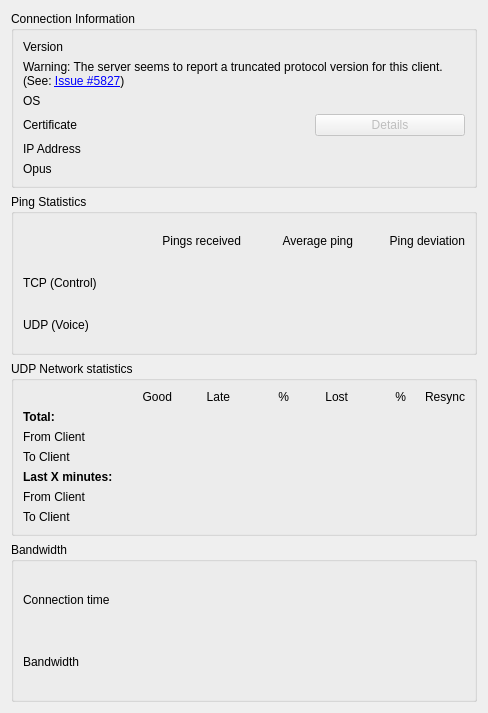
<?xml version="1.0" encoding="UTF-8"?>
<ui version="4.0">
 <class>UserInformation</class>
 <widget class="QDialog" name="UserInformation">
  <property name="geometry">
   <rect>
    <x>0</x>
    <y>0</y>
    <width>488</width>
    <height>713</height>
   </rect>
  </property>
  <property name="windowTitle">
   <string>User Information</string>
  </property>
  <layout class="QVBoxLayout" name="verticalLayout">
   <item>
    <widget class="AccessibleQGroupBox" name="qgbConnection">
     <property name="title">
      <string>Connection Information</string>
     </property>
     <layout class="QGridLayout" name="gridLayout">
      <item row="6" column="0">
       <widget class="QLabel" name="qliOpus">
        <property name="text">
         <string notr="true">Opus</string>
        </property>
       </widget>
      </item>
      <item row="4" column="1">
       <widget class="QLabel" name="qlCertificate">
        <property name="sizePolicy">
         <sizepolicy hsizetype="Expanding" vsizetype="Preferred">
          <horstretch>1</horstretch>
          <verstretch>0</verstretch>
         </sizepolicy>
        </property>
        <property name="text">
         <string/>
        </property>
        <property name="textFormat">
         <enum>Qt::TextFormat::PlainText</enum>
        </property>
        <property name="textInteractionFlags">
         <set>Qt::TextInteractionFlag::LinksAccessibleByMouse|Qt::TextInteractionFlag::TextSelectableByMouse</set>
        </property>
       </widget>
      </item>
      <item row="2" column="0">
       <widget class="QLabel" name="qliOS">
        <property name="text">
         <string>OS</string>
        </property>
       </widget>
      </item>
      <item row="1" column="0" colspan="3">
       <widget class="QLabel" name="qlVersionNote">
        <property name="sizePolicy">
         <sizepolicy hsizetype="Preferred" vsizetype="Minimum">
          <horstretch>0</horstretch>
          <verstretch>0</verstretch>
         </sizepolicy>
        </property>
        <property name="visible">
         <bool>false</bool>
        </property>
        <property name="text">
         <string>Warning: The server seems to report a truncated protocol version for this client. (See: &lt;a href=&quot;https://github.com/mumble-voip/mumble/issues/5827/&quot;&gt;Issue #5827&lt;/a&gt;)</string>
        </property>
        <property name="wordWrap">
         <bool>true</bool>
        </property>
        <property name="openExternalLinks">
         <bool>true</bool>
        </property>
       </widget>
      </item>
      <item row="0" column="0">
       <widget class="QLabel" name="qliVersion">
        <property name="text">
         <string>Version</string>
        </property>
       </widget>
      </item>
      <item row="5" column="1" colspan="2">
       <widget class="QLabel" name="qlAddress">
        <property name="sizePolicy">
         <sizepolicy hsizetype="Preferred" vsizetype="Preferred">
          <horstretch>1</horstretch>
          <verstretch>0</verstretch>
         </sizepolicy>
        </property>
        <property name="text">
         <string/>
        </property>
        <property name="textInteractionFlags">
         <set>Qt::TextInteractionFlag::LinksAccessibleByMouse|Qt::TextInteractionFlag::TextSelectableByMouse</set>
        </property>
       </widget>
      </item>
      <item row="2" column="1" colspan="2">
       <widget class="QLabel" name="qlOS">
        <property name="sizePolicy">
         <sizepolicy hsizetype="Preferred" vsizetype="Preferred">
          <horstretch>1</horstretch>
          <verstretch>0</verstretch>
         </sizepolicy>
        </property>
        <property name="text">
         <string/>
        </property>
        <property name="textFormat">
         <enum>Qt::TextFormat::PlainText</enum>
        </property>
        <property name="textInteractionFlags">
         <set>Qt::TextInteractionFlag::LinksAccessibleByMouse|Qt::TextInteractionFlag::TextSelectableByMouse</set>
        </property>
       </widget>
      </item>
      <item row="5" column="0">
       <widget class="QLabel" name="qliAddress">
        <property name="text">
         <string>IP Address</string>
        </property>
       </widget>
      </item>
      <item row="4" column="2">
       <widget class="QPushButton" name="qpbCertificate">
        <property name="enabled">
         <bool>false</bool>
        </property>
        <property name="sizePolicy">
         <sizepolicy hsizetype="Minimum" vsizetype="Fixed">
          <horstretch>0</horstretch>
          <verstretch>0</verstretch>
         </sizepolicy>
        </property>
        <property name="maximumSize">
         <size>
          <width>150</width>
          <height>16777215</height>
         </size>
        </property>
        <property name="text">
         <string>Details</string>
        </property>
       </widget>
      </item>
      <item row="4" column="0">
       <widget class="QLabel" name="qliCertificate">
        <property name="text">
         <string>Certificate</string>
        </property>
       </widget>
      </item>
      <item row="0" column="1" colspan="2">
       <widget class="QLabel" name="qlVersion">
        <property name="sizePolicy">
         <sizepolicy hsizetype="Preferred" vsizetype="Preferred">
          <horstretch>1</horstretch>
          <verstretch>0</verstretch>
         </sizepolicy>
        </property>
        <property name="text">
         <string/>
        </property>
        <property name="textFormat">
         <enum>Qt::TextFormat::PlainText</enum>
        </property>
        <property name="textInteractionFlags">
         <set>Qt::TextInteractionFlag::LinksAccessibleByMouse|Qt::TextInteractionFlag::TextSelectableByMouse</set>
        </property>
       </widget>
      </item>
      <item row="6" column="1" colspan="2">
       <widget class="QLabel" name="qlOpus">
        <property name="text">
         <string/>
        </property>
       </widget>
      </item>
     </layout>
    </widget>
   </item>
   <item>
    <widget class="AccessibleQGroupBox" name="qgbPing">
     <property name="title">
      <string>Ping Statistics</string>
     </property>
     <layout class="QGridLayout" name="gridLayout_2">
      <item row="0" column="1">
       <widget class="QLabel" name="qliPingCount">
        <property name="text">
         <string>Pings received</string>
        </property>
        <property name="alignment">
         <set>Qt::AlignmentFlag::AlignRight|Qt::AlignmentFlag::AlignTrailing|Qt::AlignmentFlag::AlignVCenter</set>
        </property>
       </widget>
      </item>
      <item row="0" column="2">
       <widget class="QLabel" name="qliPingAvg">
        <property name="text">
         <string>Average ping</string>
        </property>
        <property name="alignment">
         <set>Qt::AlignmentFlag::AlignRight|Qt::AlignmentFlag::AlignTrailing|Qt::AlignmentFlag::AlignVCenter</set>
        </property>
       </widget>
      </item>
      <item row="0" column="3">
       <widget class="QLabel" name="qliPingVar">
        <property name="text">
         <string>Ping deviation</string>
        </property>
        <property name="alignment">
         <set>Qt::AlignmentFlag::AlignRight|Qt::AlignmentFlag::AlignTrailing|Qt::AlignmentFlag::AlignVCenter</set>
        </property>
       </widget>
      </item>
      <item row="1" column="0">
       <widget class="QLabel" name="qliTCP">
        <property name="text">
         <string>TCP (Control)</string>
        </property>
       </widget>
      </item>
      <item row="1" column="1">
       <widget class="QLabel" name="qlTCPCount">
        <property name="text">
         <string/>
        </property>
        <property name="alignment">
         <set>Qt::AlignmentFlag::AlignRight|Qt::AlignmentFlag::AlignTrailing|Qt::AlignmentFlag::AlignVCenter</set>
        </property>
        <property name="textInteractionFlags">
         <set>Qt::TextInteractionFlag::LinksAccessibleByMouse|Qt::TextInteractionFlag::TextSelectableByMouse</set>
        </property>
       </widget>
      </item>
      <item row="1" column="2">
       <widget class="QLabel" name="qlTCPAvg">
        <property name="text">
         <string/>
        </property>
        <property name="alignment">
         <set>Qt::AlignmentFlag::AlignRight|Qt::AlignmentFlag::AlignTrailing|Qt::AlignmentFlag::AlignVCenter</set>
        </property>
        <property name="textInteractionFlags">
         <set>Qt::TextInteractionFlag::LinksAccessibleByMouse|Qt::TextInteractionFlag::TextSelectableByMouse</set>
        </property>
       </widget>
      </item>
      <item row="1" column="3">
       <widget class="QLabel" name="qlTCPVar">
        <property name="text">
         <string/>
        </property>
        <property name="alignment">
         <set>Qt::AlignmentFlag::AlignRight|Qt::AlignmentFlag::AlignTrailing|Qt::AlignmentFlag::AlignVCenter</set>
        </property>
        <property name="textInteractionFlags">
         <set>Qt::TextInteractionFlag::LinksAccessibleByMouse|Qt::TextInteractionFlag::TextSelectableByMouse</set>
        </property>
       </widget>
      </item>
      <item row="2" column="0">
       <widget class="QLabel" name="qliUDP">
        <property name="text">
         <string>UDP (Voice)</string>
        </property>
       </widget>
      </item>
      <item row="2" column="1">
       <widget class="QLabel" name="qlUDPCount">
        <property name="text">
         <string/>
        </property>
        <property name="alignment">
         <set>Qt::AlignmentFlag::AlignRight|Qt::AlignmentFlag::AlignTrailing|Qt::AlignmentFlag::AlignVCenter</set>
        </property>
        <property name="textInteractionFlags">
         <set>Qt::TextInteractionFlag::LinksAccessibleByMouse|Qt::TextInteractionFlag::TextSelectableByMouse</set>
        </property>
       </widget>
      </item>
      <item row="2" column="2">
       <widget class="QLabel" name="qlUDPAvg">
        <property name="text">
         <string/>
        </property>
        <property name="alignment">
         <set>Qt::AlignmentFlag::AlignRight|Qt::AlignmentFlag::AlignTrailing|Qt::AlignmentFlag::AlignVCenter</set>
        </property>
        <property name="textInteractionFlags">
         <set>Qt::TextInteractionFlag::LinksAccessibleByMouse|Qt::TextInteractionFlag::TextSelectableByMouse</set>
        </property>
       </widget>
      </item>
      <item row="2" column="3">
       <widget class="QLabel" name="qlUDPVar">
        <property name="text">
         <string/>
        </property>
        <property name="alignment">
         <set>Qt::AlignmentFlag::AlignRight|Qt::AlignmentFlag::AlignTrailing|Qt::AlignmentFlag::AlignVCenter</set>
        </property>
        <property name="textInteractionFlags">
         <set>Qt::TextInteractionFlag::LinksAccessibleByMouse|Qt::TextInteractionFlag::TextSelectableByMouse</set>
        </property>
       </widget>
      </item>
     </layout>
    </widget>
   </item>
   <item>
    <widget class="AccessibleQGroupBox" name="qgbUDP">
     <property name="title">
      <string>UDP Network statistics</string>
     </property>
     <layout class="QGridLayout" name="gridLayout_3">
      <item row="5" column="6">
       <widget class="QLabel" name="qlFromResyncRolling">
        <property name="text">
         <string/>
        </property>
        <property name="alignment">
         <set>Qt::AlignmentFlag::AlignRight|Qt::AlignmentFlag::AlignTrailing|Qt::AlignmentFlag::AlignVCenter</set>
        </property>
       </widget>
      </item>
      <item row="6" column="0">
       <widget class="QLabel" name="qliRollingTo">
        <property name="accessibleName">
         <string>to client rolling average</string>
        </property>
        <property name="text">
         <string>To Client</string>
        </property>
       </widget>
      </item>
      <item row="0" column="1">
       <widget class="QLabel" name="qliGood">
        <property name="text">
         <string>Good</string>
        </property>
        <property name="alignment">
         <set>Qt::AlignmentFlag::AlignRight|Qt::AlignmentFlag::AlignTrailing|Qt::AlignmentFlag::AlignVCenter</set>
        </property>
       </widget>
      </item>
      <item row="0" column="2">
       <widget class="QLabel" name="qliLate">
        <property name="text">
         <string>Late</string>
        </property>
        <property name="alignment">
         <set>Qt::AlignmentFlag::AlignRight|Qt::AlignmentFlag::AlignTrailing|Qt::AlignmentFlag::AlignVCenter</set>
        </property>
       </widget>
      </item>
      <item row="2" column="5">
       <widget class="QLabel" name="qlFromLostPercent">
        <property name="text">
         <string notr="true"/>
        </property>
        <property name="alignment">
         <set>Qt::AlignmentFlag::AlignRight|Qt::AlignmentFlag::AlignTrailing|Qt::AlignmentFlag::AlignVCenter</set>
        </property>
       </widget>
      </item>
      <item row="6" column="6">
       <widget class="QLabel" name="qlToResyncRolling">
        <property name="text">
         <string/>
        </property>
        <property name="alignment">
         <set>Qt::AlignmentFlag::AlignRight|Qt::AlignmentFlag::AlignTrailing|Qt::AlignmentFlag::AlignVCenter</set>
        </property>
       </widget>
      </item>
      <item row="5" column="4">
       <widget class="QLabel" name="qlFromLostRolling">
        <property name="text">
         <string/>
        </property>
        <property name="alignment">
         <set>Qt::AlignmentFlag::AlignRight|Qt::AlignmentFlag::AlignTrailing|Qt::AlignmentFlag::AlignVCenter</set>
        </property>
       </widget>
      </item>
      <item row="2" column="2">
       <widget class="QLabel" name="qlFromLate">
        <property name="text">
         <string/>
        </property>
        <property name="alignment">
         <set>Qt::AlignmentFlag::AlignRight|Qt::AlignmentFlag::AlignTrailing|Qt::AlignmentFlag::AlignVCenter</set>
        </property>
        <property name="textInteractionFlags">
         <set>Qt::TextInteractionFlag::LinksAccessibleByMouse|Qt::TextInteractionFlag::TextSelectableByMouse</set>
        </property>
       </widget>
      </item>
      <item row="3" column="2">
       <widget class="QLabel" name="qlToLate">
        <property name="text">
         <string/>
        </property>
        <property name="alignment">
         <set>Qt::AlignmentFlag::AlignRight|Qt::AlignmentFlag::AlignTrailing|Qt::AlignmentFlag::AlignVCenter</set>
        </property>
        <property name="textInteractionFlags">
         <set>Qt::TextInteractionFlag::LinksAccessibleByMouse|Qt::TextInteractionFlag::TextSelectableByMouse</set>
        </property>
       </widget>
      </item>
      <item row="6" column="5">
       <widget class="QLabel" name="qlToLostPercentRolling">
        <property name="text">
         <string/>
        </property>
        <property name="alignment">
         <set>Qt::AlignmentFlag::AlignRight|Qt::AlignmentFlag::AlignTrailing|Qt::AlignmentFlag::AlignVCenter</set>
        </property>
       </widget>
      </item>
      <item row="6" column="4">
       <widget class="QLabel" name="qlToLostRolling">
        <property name="text">
         <string/>
        </property>
        <property name="alignment">
         <set>Qt::AlignmentFlag::AlignRight|Qt::AlignmentFlag::AlignTrailing|Qt::AlignmentFlag::AlignVCenter</set>
        </property>
       </widget>
      </item>
      <item row="3" column="3">
       <widget class="QLabel" name="qlToLatePercent">
        <property name="text">
         <string notr="true"/>
        </property>
        <property name="alignment">
         <set>Qt::AlignmentFlag::AlignRight|Qt::AlignmentFlag::AlignTrailing|Qt::AlignmentFlag::AlignVCenter</set>
        </property>
       </widget>
      </item>
      <item row="6" column="1">
       <widget class="QLabel" name="qlToGoodRolling">
        <property name="text">
         <string/>
        </property>
        <property name="alignment">
         <set>Qt::AlignmentFlag::AlignRight|Qt::AlignmentFlag::AlignTrailing|Qt::AlignmentFlag::AlignVCenter</set>
        </property>
       </widget>
      </item>
      <item row="2" column="4">
       <widget class="QLabel" name="qlFromLost">
        <property name="text">
         <string/>
        </property>
        <property name="alignment">
         <set>Qt::AlignmentFlag::AlignRight|Qt::AlignmentFlag::AlignTrailing|Qt::AlignmentFlag::AlignVCenter</set>
        </property>
        <property name="textInteractionFlags">
         <set>Qt::TextInteractionFlag::LinksAccessibleByMouse|Qt::TextInteractionFlag::TextSelectableByMouse</set>
        </property>
       </widget>
      </item>
      <item row="0" column="4">
       <widget class="QLabel" name="qliLost">
        <property name="text">
         <string>Lost</string>
        </property>
        <property name="alignment">
         <set>Qt::AlignmentFlag::AlignRight|Qt::AlignmentFlag::AlignTrailing|Qt::AlignmentFlag::AlignVCenter</set>
        </property>
       </widget>
      </item>
      <item row="5" column="1">
       <widget class="QLabel" name="qlFromGoodRolling">
        <property name="text">
         <string/>
        </property>
        <property name="alignment">
         <set>Qt::AlignmentFlag::AlignRight|Qt::AlignmentFlag::AlignTrailing|Qt::AlignmentFlag::AlignVCenter</set>
        </property>
       </widget>
      </item>
      <item row="6" column="3">
       <widget class="QLabel" name="qlToLatePercentRolling">
        <property name="text">
         <string/>
        </property>
        <property name="alignment">
         <set>Qt::AlignmentFlag::AlignRight|Qt::AlignmentFlag::AlignTrailing|Qt::AlignmentFlag::AlignVCenter</set>
        </property>
       </widget>
      </item>
      <item row="3" column="0">
       <widget class="QLabel" name="qliToClient">
        <property name="text">
         <string>To Client</string>
        </property>
       </widget>
      </item>
      <item row="4" column="0">
       <widget class="QLabel" name="qliRolling">
        <property name="font">
         <font>
          <bold>true</bold>
         </font>
        </property>
        <property name="text">
         <string>Last X minutes:</string>
        </property>
       </widget>
      </item>
      <item row="6" column="2">
       <widget class="QLabel" name="qlToLateRolling">
        <property name="text">
         <string/>
        </property>
        <property name="alignment">
         <set>Qt::AlignmentFlag::AlignRight|Qt::AlignmentFlag::AlignTrailing|Qt::AlignmentFlag::AlignVCenter</set>
        </property>
       </widget>
      </item>
      <item row="2" column="1">
       <widget class="QLabel" name="qlFromGood">
        <property name="text">
         <string/>
        </property>
        <property name="alignment">
         <set>Qt::AlignmentFlag::AlignRight|Qt::AlignmentFlag::AlignTrailing|Qt::AlignmentFlag::AlignVCenter</set>
        </property>
        <property name="textInteractionFlags">
         <set>Qt::TextInteractionFlag::LinksAccessibleByMouse|Qt::TextInteractionFlag::TextSelectableByMouse</set>
        </property>
       </widget>
      </item>
      <item row="2" column="3">
       <widget class="QLabel" name="qlFromLatePercent">
        <property name="text">
         <string notr="true"/>
        </property>
        <property name="alignment">
         <set>Qt::AlignmentFlag::AlignRight|Qt::AlignmentFlag::AlignTrailing|Qt::AlignmentFlag::AlignVCenter</set>
        </property>
       </widget>
      </item>
      <item row="0" column="5">
       <widget class="QLabel" name="qliLostPercent">
        <property name="text">
         <string notr="true">%</string>
        </property>
        <property name="accessibleName">
         <string>% lost</string>
        </property>
        <property name="alignment">
         <set>Qt::AlignmentFlag::AlignRight|Qt::AlignmentFlag::AlignTrailing|Qt::AlignmentFlag::AlignVCenter</set>
        </property>
       </widget>
      </item>
      <item row="5" column="0">
       <widget class="QLabel" name="qliRollingFrom">
        <property name="accessibleName">
         <string>from client rolling average</string>
        </property>
        <property name="text">
         <string>From Client</string>
        </property>
       </widget>
      </item>
      <item row="2" column="6">
       <widget class="QLabel" name="qlFromResync">
        <property name="text">
         <string/>
        </property>
        <property name="alignment">
         <set>Qt::AlignmentFlag::AlignRight|Qt::AlignmentFlag::AlignTrailing|Qt::AlignmentFlag::AlignVCenter</set>
        </property>
        <property name="textInteractionFlags">
         <set>Qt::TextInteractionFlag::LinksAccessibleByMouse|Qt::TextInteractionFlag::TextSelectableByMouse</set>
        </property>
       </widget>
      </item>
      <item row="5" column="3">
       <widget class="QLabel" name="qlFromLatePercentRolling">
        <property name="text">
         <string/>
        </property>
        <property name="alignment">
         <set>Qt::AlignmentFlag::AlignRight|Qt::AlignmentFlag::AlignTrailing|Qt::AlignmentFlag::AlignVCenter</set>
        </property>
       </widget>
      </item>
      <item row="0" column="6">
       <widget class="QLabel" name="qliResync">
        <property name="text">
         <string>Resync</string>
        </property>
        <property name="alignment">
         <set>Qt::AlignmentFlag::AlignRight|Qt::AlignmentFlag::AlignTrailing|Qt::AlignmentFlag::AlignVCenter</set>
        </property>
       </widget>
      </item>
      <item row="3" column="5">
       <widget class="QLabel" name="qlToLostPercent">
        <property name="text">
         <string notr="true"/>
        </property>
        <property name="alignment">
         <set>Qt::AlignmentFlag::AlignRight|Qt::AlignmentFlag::AlignTrailing|Qt::AlignmentFlag::AlignVCenter</set>
        </property>
       </widget>
      </item>
      <item row="3" column="6">
       <widget class="QLabel" name="qlToResync">
        <property name="text">
         <string/>
        </property>
        <property name="alignment">
         <set>Qt::AlignmentFlag::AlignRight|Qt::AlignmentFlag::AlignTrailing|Qt::AlignmentFlag::AlignVCenter</set>
        </property>
        <property name="textInteractionFlags">
         <set>Qt::TextInteractionFlag::LinksAccessibleByMouse|Qt::TextInteractionFlag::TextSelectableByMouse</set>
        </property>
       </widget>
      </item>
      <item row="0" column="3">
       <widget class="QLabel" name="qliLatePercent">
        <property name="text">
         <string notr="true">%</string>
        </property>
        <property name="accessibleName">
         <string>% late</string>
        </property>
        <property name="alignment">
         <set>Qt::AlignmentFlag::AlignRight|Qt::AlignmentFlag::AlignTrailing|Qt::AlignmentFlag::AlignVCenter</set>
        </property>
       </widget>
      </item>
      <item row="3" column="1">
       <widget class="QLabel" name="qlToGood">
        <property name="text">
         <string/>
        </property>
        <property name="alignment">
         <set>Qt::AlignmentFlag::AlignRight|Qt::AlignmentFlag::AlignTrailing|Qt::AlignmentFlag::AlignVCenter</set>
        </property>
        <property name="textInteractionFlags">
         <set>Qt::TextInteractionFlag::LinksAccessibleByMouse|Qt::TextInteractionFlag::TextSelectableByMouse</set>
        </property>
       </widget>
      </item>
      <item row="5" column="5">
       <widget class="QLabel" name="qlFromLostPercentRolling">
        <property name="text">
         <string/>
        </property>
        <property name="alignment">
         <set>Qt::AlignmentFlag::AlignRight|Qt::AlignmentFlag::AlignTrailing|Qt::AlignmentFlag::AlignVCenter</set>
        </property>
       </widget>
      </item>
      <item row="5" column="2">
       <widget class="QLabel" name="qlFromLateRolling">
        <property name="text">
         <string/>
        </property>
        <property name="alignment">
         <set>Qt::AlignmentFlag::AlignRight|Qt::AlignmentFlag::AlignTrailing|Qt::AlignmentFlag::AlignVCenter</set>
        </property>
       </widget>
      </item>
      <item row="2" column="0">
       <widget class="QLabel" name="qliFromClient">
        <property name="text">
         <string>From Client</string>
        </property>
       </widget>
      </item>
      <item row="1" column="0">
       <widget class="QLabel" name="qlITotal">
        <property name="font">
         <font>
          <bold>true</bold>
         </font>
        </property>
        <property name="text">
         <string>Total:</string>
        </property>
       </widget>
      </item>
      <item row="3" column="4">
       <widget class="QLabel" name="qlToLost">
        <property name="text">
         <string/>
        </property>
        <property name="alignment">
         <set>Qt::AlignmentFlag::AlignRight|Qt::AlignmentFlag::AlignTrailing|Qt::AlignmentFlag::AlignVCenter</set>
        </property>
        <property name="textInteractionFlags">
         <set>Qt::TextInteractionFlag::LinksAccessibleByMouse|Qt::TextInteractionFlag::TextSelectableByMouse</set>
        </property>
       </widget>
      </item>
     </layout>
    </widget>
   </item>
   <item>
    <widget class="AccessibleQGroupBox" name="qgbBandwidth">
     <property name="title">
      <string comment="GroupBox">Bandwidth</string>
     </property>
     <layout class="QGridLayout" name="gridLayout_4">
      <item row="0" column="0">
       <widget class="QLabel" name="qliTime">
        <property name="text">
         <string>Connection time</string>
        </property>
       </widget>
      </item>
      <item row="0" column="1">
       <widget class="QLabel" name="qlTime">
        <property name="sizePolicy">
         <sizepolicy hsizetype="Preferred" vsizetype="Preferred">
          <horstretch>1</horstretch>
          <verstretch>0</verstretch>
         </sizepolicy>
        </property>
        <property name="text">
         <string/>
        </property>
        <property name="textInteractionFlags">
         <set>Qt::TextInteractionFlag::LinksAccessibleByMouse|Qt::TextInteractionFlag::TextSelectableByMouse</set>
        </property>
       </widget>
      </item>
      <item row="1" column="0">
       <widget class="QLabel" name="qliBandwidth">
        <property name="text">
         <string comment="Label">Bandwidth</string>
        </property>
       </widget>
      </item>
      <item row="1" column="1">
       <widget class="QLabel" name="qlBandwidth">
        <property name="sizePolicy">
         <sizepolicy hsizetype="Preferred" vsizetype="Preferred">
          <horstretch>1</horstretch>
          <verstretch>0</verstretch>
         </sizepolicy>
        </property>
        <property name="text">
         <string/>
        </property>
        <property name="textInteractionFlags">
         <set>Qt::TextInteractionFlag::LinksAccessibleByMouse|Qt::TextInteractionFlag::TextSelectableByMouse</set>
        </property>
       </widget>
      </item>
     </layout>
    </widget>
   </item>
  </layout>
 </widget>
 <customwidgets>
  <customwidget>
   <class>AccessibleQGroupBox</class>
   <extends>QGroupBox</extends>
   <header>AccessibleQGroupBox.h</header>
   <container>1</container>
  </customwidget>
 </customwidgets>
 <resources/>
 <connections/>
</ui>
